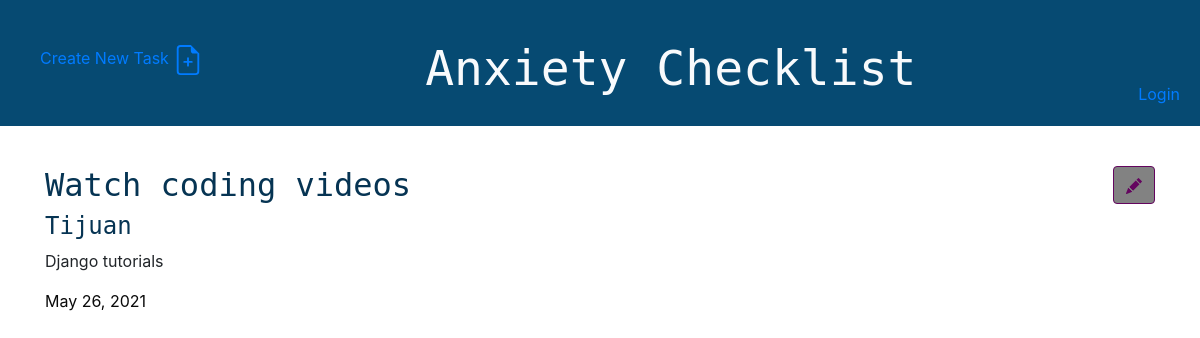
The page /todo/3/ on the database as committed earlier.
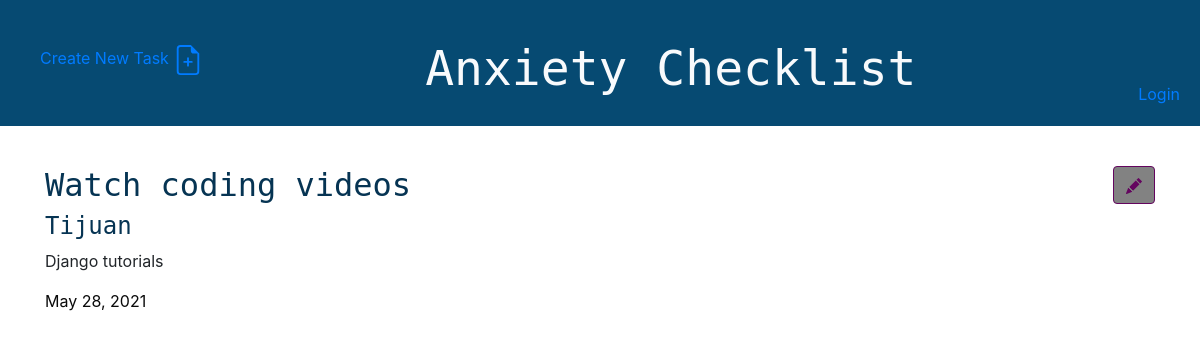
The same page on the database as committed later.
### main/models.py (models this page shows, shortened)
class Todo(models.Model):
    task = models.CharField(max_length= 280)
    text = models.TextField(max_length=400)
    created_date = models.DateField(auto_now_add=True)
    due_date = models.DateField(blank=True, null=True)
    done = models.BooleanField(default=False)
    user = models.ForeignKey(User, on_delete=models.CASCADE, related_name="todos")

### main/views.py (the view)
# urls.py: path('todo/<int:pk>/', views.todo_detail, name='todo_detail'),
def todo_detail(request, pk):
    todo = get_object_or_404(Todo, pk=pk)
    return render(request, 'main/todo_detail.html', {'todo': todo})

### templates/main/todo_detail.html (shortened to what this page needs)
{% extends 'base.html' %}
{% block content %}
    <article class="todo">
        <aside class="actions">
            <a class="btn btn-default" href="{% url 'todo_edit' pk=todo.pk %}">
            </a>
        </aside>
        <h2>{{ todo.task }}</h2>
        <h4>{{ todo.user }}</h4>
        <p>{{ todo.text }}</p>
        <time class="date">
            {{ todo.created_date }}
        </time>
    </article>
{% endblock %}

Rows that differ between the two databases and show on the page:
changed Todo "Watch coding videos": created_date "May 26, 2021" → "May 28, 2021"
